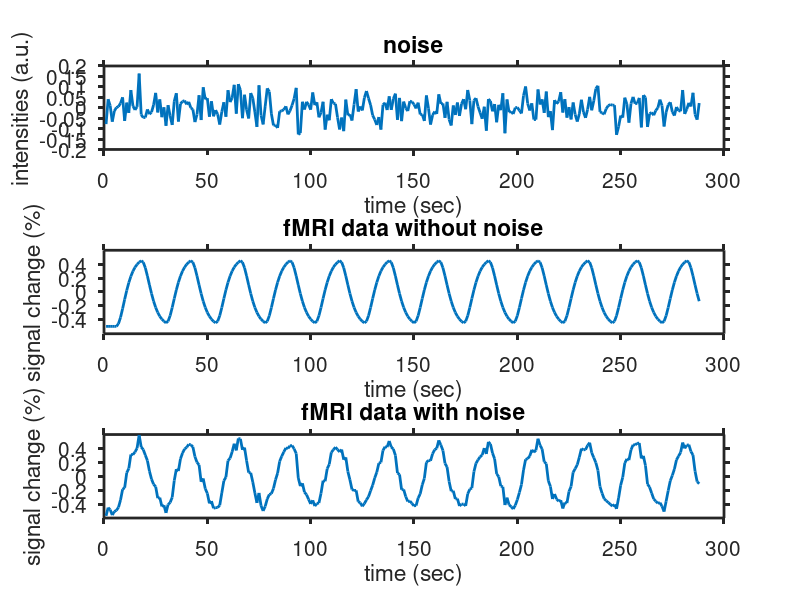
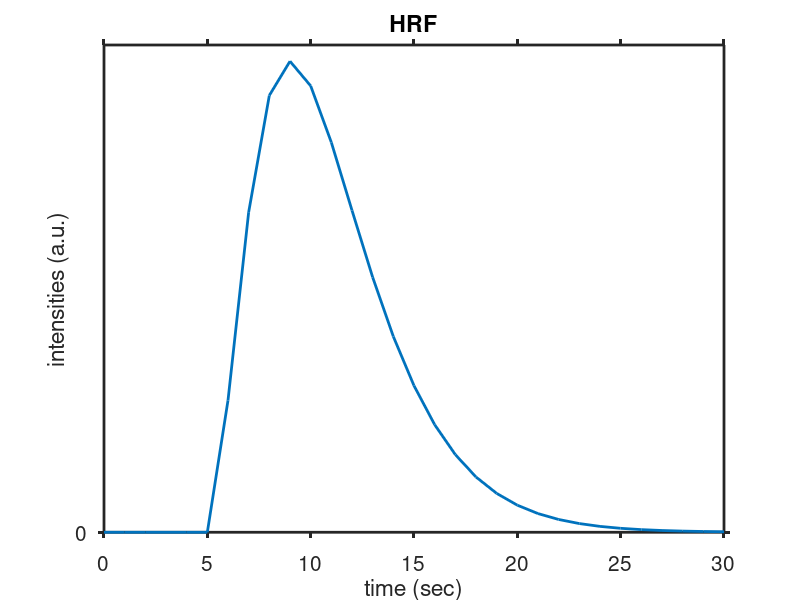
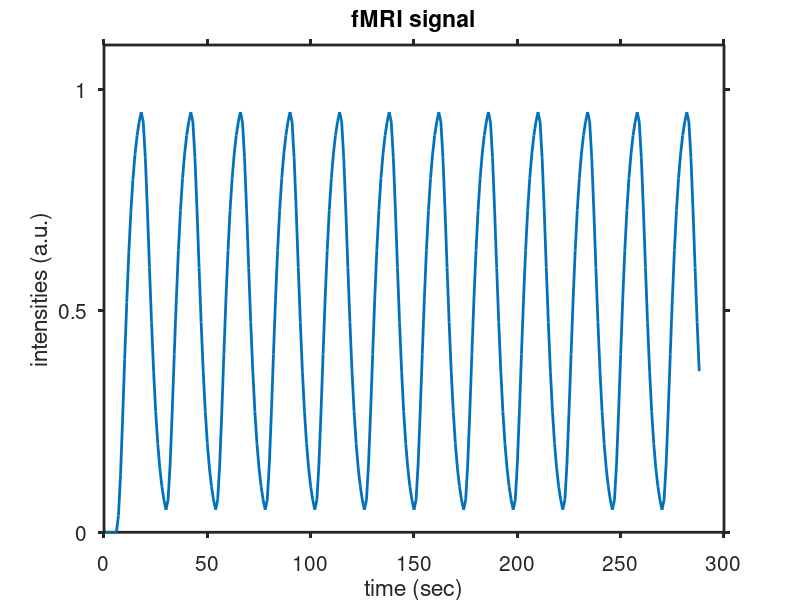
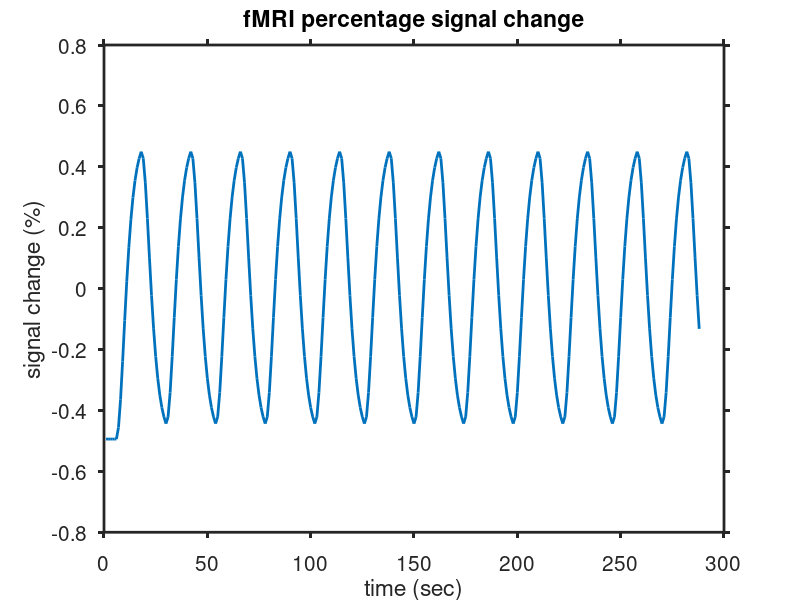

Source code (MATLAB) for these figures, in order:
%% Goal

% Step 1 - simulate neural activity
% Step 2 - simulate fMRI data - convolve with hrf
% Step 3 - add noise
% Step 4 - build a model 
% Step 5 - solve for beta

%% useful functions to try 

% pwd - get current working directory
% clear all - clear all variables in the workspace
% clc - clear command window
% close all - close all open figures
% others:
    %help/doc - type doc doc in command window to learn more
    %repmat
    %repelem
    %mod
    %conv
    %squeeze
    %flip
    %pinv
    %'
    %imagesc/imshow/plot/scatter/hist
    %randn
      
% given any variable 'val'
    % it is always good to check the following things:
        % size and dimension - size(vals)
            % size of the kth dimension - size(vals,k)
        % basic stats - min(vals), max(vals), mean(vals)
            % use vals(:) instead of vals to get the result across all the values in this variable regardless of dimensions
        % distribution - hist(vals)
    % always keep in mind:
        %  what each dimension of my variable means
        %  what does large and small number mean in my variable, what's the range
        
%% step 0 - come up with a fake design

%  let's say, 12 seconds onset with 12 seconds offset, repeat for 5 minutes.

%% step 1 - simulate neural activity
clear all; close all; clc;

expDuration = 288; % experiments lasts 1 minutes - 60 seconds
blockDuration = 12; % each block lasts 10 seconds 
myTime = 1:expDuration; % 1:300, every second of this duration


blockDesign  = repelem([1 0],1,blockDuration); % 10 1s and 10 0s
expDesign  = repmat(blockDesign,1,expDuration/blockDuration/2); % we repeat the blocks many times through out 1 minutes

% for now, this expDesign is as good of a guess to neural activity as we can 
% basically mean neuron spikes at onset of the stimulus
dataNeural = expDesign;

% let's visualize it
figure(1); clf;
plot(dataNeural,'LineWidth',2)
ylim([0,1.1])
ylabel('neural activity (a.u.)')
xlabel('time (secs)');
title('Eyes Open and Eyes Closed of neural activity')
set(gca,'FontSize',15,'TickDir','out','Linewidth',2,'YTick',[0 0.5 1]);



    
%% step 2 -  simulate fMRI data - convolve with hrf

% Having the different conditions labeled as 1 and 0,
% having the different voxels, consider just one voxel
% this voxel has an HRF that can take a floating-number value, this value
% changes with time, it can become high at some point, or low at some
% point, we would like to study whether the changes in the HRF have a
% correlation with the conditions 0 and 1
% The idea is to compute a convolution between the condition function
% above, and the actual HRF from fMRI acquisition

% In this script, it is a dummy data, Putti is using the Gamma function
% 


% real fMRI data are sluggish and not like the sharp on/off shape for the expDesign
% this is because of the HRF (hemodynamic impulse response function)
% we can model it and add it to our neural activity

% there are fancy ways to generate, model, and estimate HRF
% for now,  we will use a budget version -  the gamma function

%% step 2.1 generate hrf 

% we have two knobs (parameters) to set:
tau = 2; % decides shape of the peak
delta =  5; % decides delay after stimulus onset


% make our budget HRF
timeHrf = 0:1:30; % we will get the hrf for 30 seconds
hrf = (max(timeHrf-delta,0)/tau).^2 .* exp(-max(timeHrf-delta,0)/tau) / (2*tau);

figure(2); clf;
plot(timeHrf,hrf,'LineWidth',2);
title('HRF')
ylabel('intensities (a.u.)')
xlabel('time (sec)')
set(gca,'FontSize',15,'TickDir','out','Linewidth',2,'YTick',[0 0.5 1]);



%% step 2.2 generate fmri data 

% now let's transform our on/off neural activity to fmri data with the hrf

datafMRI =  conv(dataNeural,hrf);
% remind that the convolution operation basically computes the dot-product
% between the first function and the second one
datafMRI = datafMRI(1:length(dataNeural)); % chop off extra data generated from the function conv 

%

figure(3); clf;
plot(datafMRI,'LineWidth',2);
ylim([0,1.1])
title('fMRI signal')
ylabel('intensities (a.u.)')
xlabel('time (sec)')
set(gca,'FontSize',15,'TickDir','out','Linewidth',2,'YTick',[0 0.5 1]);
 
%% step 2.3 add baseline and convert to percentage signal change

% some extra stuff: add a baseline for the fMRI signal and converting it to %signal change

datafMRI = 100 + conv(dataNeural,hrf); % 100 value added as a baseline
datafMRI = datafMRI(1:length(dataNeural)); % chop off extras
datafMRIpercent = 100 * ((datafMRI/(mean(datafMRI)) - 1)); % percentage signal change

figure(4); clf;
plot(datafMRIpercent,'Linewidth',2);

title('fMRI percentage signal change')
ylabel('signal change (%)')
xlabel('time (sec)')
set(gca,'FontSize',15,'TickDir','out','Linewidth',2);
  
%% Step 3 - generate noise

% real data is quite noisy,  let's make some noise for our voxel

noise = 0.05 * randn(size(datafMRI)); % generate noise using randn
dataNoisy = datafMRI + noise; % add noise
dataNoisy = 100 * ((dataNoisy/(mean(dataNoisy)) - 1)); % convert to %signal change

% Plot it
figure(1); clf;
subplot(3,1,1)
plot(noise,'Linewidth',2)
title('noise')
ylabel('intensities (a.u.)')
xlabel('time (sec)')
set(gca,'FontSize',15,'TickDir','out','Linewidth',2);

subplot(3,1,2)
plot(datafMRIpercent,'Linewidth',2);
ylim([-0.6 0.6])
title('fMRI data without noise')
ylabel('signal change (%)')
xlabel('time (sec)')
set(gca,'FontSize',15,'TickDir','out','Linewidth',2);

subplot(3,1,3)
plot(dataNoisy,'Linewidth',2);
ylim([-0.6 0.6])
title('fMRI data with noise')
ylabel('signal change (%)')
xlabel('time (sec)')
set(gca,'FontSize',15,'TickDir','out','Linewidth',2);
% Note that each time you evaluate the above code, you get a somewhat
% different result because of the noise.

%% Step 4 - build a model 

% each column vector you put in the model serves as a regressor or predictor
% model has the size (time by number of regressors)

% first thing you put in should be your expDesign variable, 1s in onset and 0s in offset
% second one should be just 1s, if our experiment lasts 1 minute long, then we need 60 1s
% the third, fourth, and however many other columns can be anything you believe that contribute to the variance of your data
% most people include a linear drift as fMRI signals tends to get higher as time goes on, but you don't need to have it
% another common thing is the global signal and 6 motion regressors and their derivatives and squares, you get them from the fMRIPrep output in the confound file

model = [expDesign' ones(expDuration,1)];


%% Step 5 - solve for beta

% I advice you to look up that is happenning underneath the formula as the formula is very simple

b = pinv(model) * dataNoisy';

% b(1) is the beta weights for our design matrix :)

%% step 6 - try this

% simulate more voxels - can be hundreds, can be thousands
% try out different noise level 
% try to simulate a voxel that is inactive and doesn't care about the onset of the stimulus, what would their timecourse look like?
% try our different designs, try out event design
% ask me for more things to try
